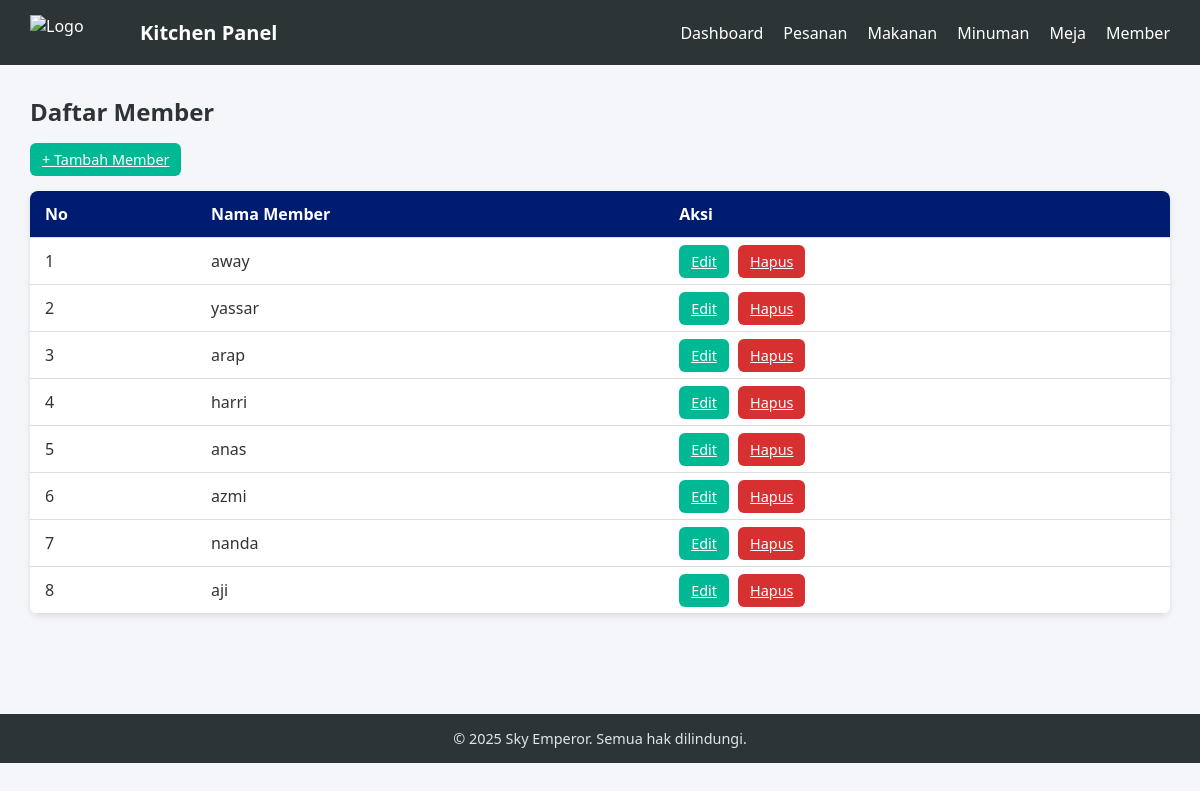
/index.php?page=members, run on the app's committed database.
### tables this page shows
CREATE TABLE members (
    id INT AUTO_INCREMENT PRIMARY KEY,
    member_name VARCHAR(255)
);

### config/db.php (called while the page is built, shortened)
<?php
class Database {
    private $host = "localhost";
    private $username = "root";
    private $password = "";
    private $dbname = "db_kitchen";
    public function __construct() {
        try {
            $this->conn = new PDO("mysql:host=$this->host;dbname=$this->dbname", $this->username, $this->password);
        } catch (PDOException $e) {
            echo "Connection failed: " . $e->getMessage();
        }
    }
}
?>

### class/Members.php (called while the page is built, shortened)
<?php
    require_once 'config/db.php';
    class Members {
        private $db;
        public function __construct(){
            $this->db = (new Database())->conn;
        }
        public function getAllMembers(){
            $stmt = $this->db->query("SELECT * FROM members");
            return $stmt->fetchAll(PDO::FETCH_ASSOC);
        }
    }
?>

### view/MembersManagement.php (the view, shortened to what this page needs)
<?php
$action = $_GET['action'] ?? 'read';
    ?>
    <?php
if ($action == 'read') {
?>
    <h2>Daftar Member</h2>
    <a href="index.php?page=members&action=create_form" class="btn done" style="margin-bottom: 15px; display: inline-block;">+ Tambah Member</a>
    <table class="data-table">
        <thead>
            <tr>
                <th>No</th>
                <th>Nama Member</th>
                <th>Aksi</th>
            </tr>
        </thead>
        <tbody>
            <?php $no = 1; ?>
            <?php foreach ($Members->getAllMembers() as $b): ?>
                <tr>
                    <td><?= $no++ ?></td>
                    <td><?= $b['member_name'] ?></td>
                    <td>
                        <a href="index.php?page=members&action=edit_form&id=<?= $b['id'] ?>" class="btn done">Edit</a>
                        <a href="index.php?page=members&action=delete&id=<?= $b['id'] ?>" class="btn cancel" onclick="return confirm('Yakin ingin menghapus <?= $b['member_name'] ?>?')">Hapus</a>
                    </td>
                </tr>
            <?php endforeach; ?>
        </tbody>
    </table>
<?php
}
?>

### assets/style.css (style rules this page uses)
* { margin: 0; padding: 0; box-sizing: border-box; font-family: 'Segoe UI', sans-serif; }
body { background-color: #f5f6fa; color: #333; }
.content h2 { margin-bottom: 15px; color: #2d3436; }
.data-table { width: 100%; border-collapse: collapse; background-color: #fff; border-radius: 8px; overflow: hidden; box-shadow: 0 2px 6px rgba(0,0,0,0.1); margin-bottom: 40px; }
.data-table th, .data-table td { padding: 12px 15px; text-align: left; border-bottom: 1px solid #ddd; }
.data-table th { background-color: #001c71; color: #fff; }
.btn { border: none; padding: 7px 12px; border-radius: 6px; cursor: pointer; color: #fff; font-size: 0.9em; margin-right: 5px; }
.btn.done { background-color: #00b894; }
.btn.cancel { background-color: #d63031; }

### data on the page
members: member_name "away"
members: member_name "yassar"
members: member_name "arap"
members: member_name "harri"
members: member_name "anas"
members: member_name "azmi"
members: member_name "nanda"
members: member_name "aji"
